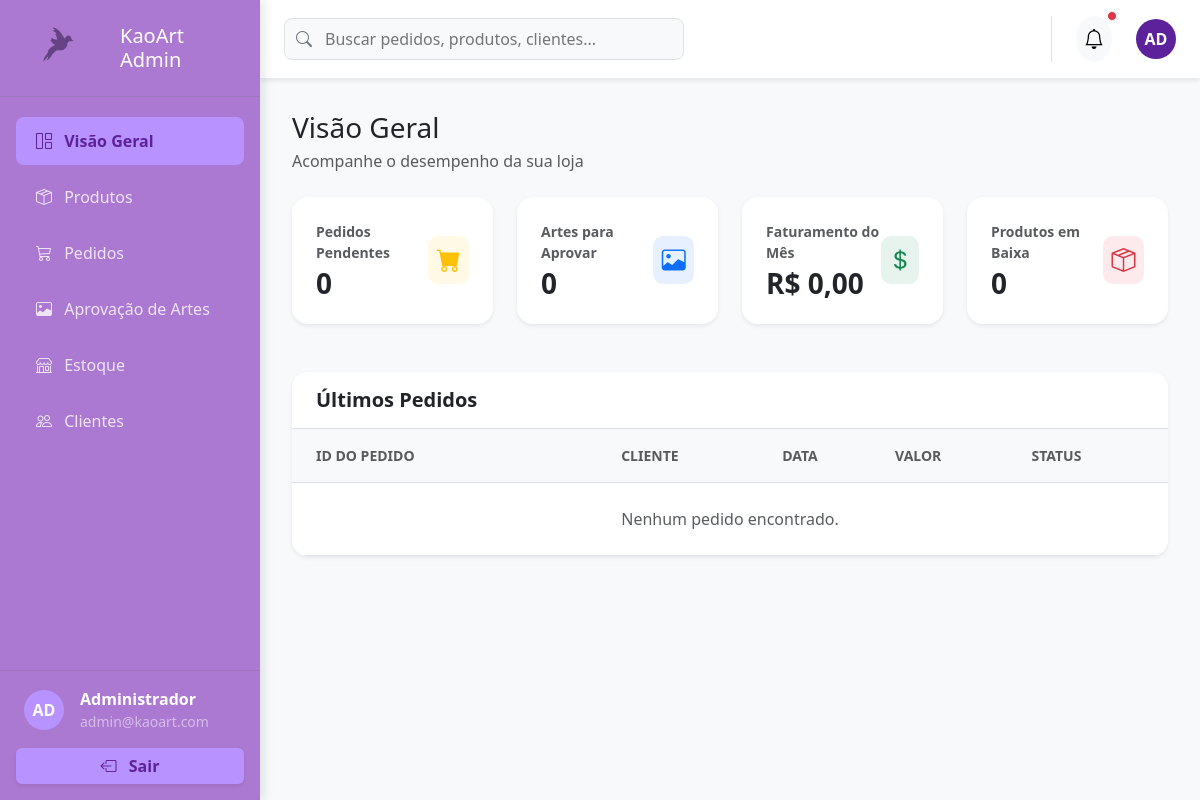
Page /admin/dashboard.php (signed in) on the earlier database version.
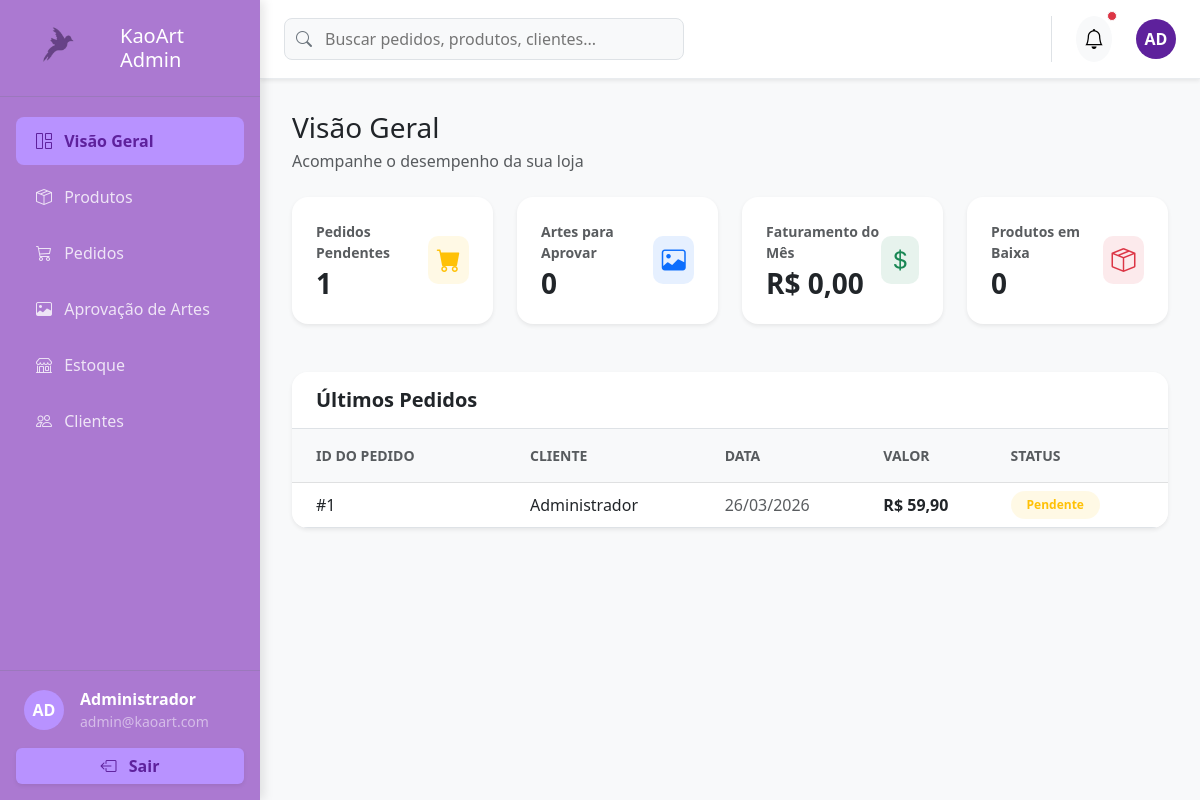
Same page on the later database version.
### tables this page shows
CREATE TABLE pedidos
(
    id          INT AUTO_INCREMENT PRIMARY KEY,

    user_id     INT NOT NULL,

    total_valor DECIMAL(10, 2) DEFAULT 0,

    status      ENUM (
        'Pendente',
        'Arte Aprovada',
        'Em Produção',
        'Enviado',
        'Cancelado'
        )                      DEFAULT 'Pendente',

    data_pedido TIMESTAMP      DEFAULT CURRENT_TIMESTAMP,

    FOREIGN KEY (user_id)
        REFERENCES usuarios (id)
        ON DELETE CASCADE
);

CREATE TABLE IF NOT EXISTS usuarios
(
    id            INT AUTO_INCREMENT PRIMARY KEY,

    nome_completo VARCHAR(150) NOT NULL,
    email         VARCHAR(150) NOT NULL UNIQUE,
    telefone      VARCHAR(20)  NOT NULL,
    empresa       VARCHAR(150),

    endereco      VARCHAR(255) NOT NULL,
    cep           VARCHAR(10)  NOT NULL,

    senha         VARCHAR(100) NOT NULL,

    role          ENUM ('admin', 'user')     DEFAULT 'user',
    status        ENUM ('active', 'blocked') DEFAULT 'active',

    criado_em     TIMESTAMP                  DEFAULT CURRENT_TIMESTAMP
    );

### public/admin/dashboard.php (the view, shortened to what this page needs)
<?php
require '../../config/database.php';
$sqlPedidosPendentes = "SELECT COUNT(*) AS total FROM pedidos WHERE status = 'Pendente'";
$result = mysqli_query($conn, $sqlPedidosPendentes);
$pedidosPendentes = $result ? (int) mysqli_fetch_assoc($result)['total'] : 0;
$sqlProdutosBaixa = "SELECT COUNT(*) AS total FROM produtos WHERE estoque <= 5";
$result = mysqli_query($conn, $sqlProdutosBaixa);
$produtosBaixa = $result ? (int) mysqli_fetch_assoc($result)['total'] : 0;
$sqlFaturamento = "
SELECT SUM(total_valor) AS total
FROM pedidos
WHERE status <> 'Cancelado'
  AND MONTH(data_pedido) = MONTH(CURRENT_DATE())
  AND YEAR(data_pedido) = YEAR(CURRENT_DATE())
";
$result = mysqli_query($conn, $sqlFaturamento);
$faturamento = $result ? (float) mysqli_fetch_assoc($result)['total'] : 0;
$sqlUltimosPedidos = "
SELECT p.id, p.total_valor, p.status, p.data_pedido, u.nome_completo
FROM pedidos p
JOIN usuarios u ON p.user_id = u.id
ORDER BY p.data_pedido DESC
LIMIT 10
";
$resultUltimosPedidos = mysqli_query($conn, $sqlUltimosPedidos);
$sqlArtesPendentes = "SELECT COUNT(*) AS total FROM itens_pedidos WHERE arte_personalizada IS NOT NULL AND (arte_status IS NULL OR arte_status = 'Pendente')";
$result = mysqli_query($conn, $sqlArtesPendentes);
$artesPendentes = $result ? (int) mysqli_fetch_assoc($result)['total'] : 0;
function getStatusBadgeClass($status)
{
    switch ($status) {
        case 'Pendente':
            return 'bg-warning bg-opacity-10 text-warning';
    }
}
function formatMoney($amount)
{
    return 'R$ ' . number_format($amount, 2, ',', '.');
}
?>
<!DOCTYPE html>
<html lang="pt-br">
<head>
    <link href="https://cdn.jsdelivr.net/npm/bootstrap@5.3.0/dist/css/bootstrap.min.css" rel="stylesheet">
    <link rel="stylesheet" href="https://cdn.jsdelivr.net/npm/bootstrap-icons@1.11.1/font/bootstrap-icons.css">
</head>
<body>
    <div class="wrapper">
        <?php include("../../includes/sidebar.php"); ?>
        <div class="main-content">
            <header class="top-header p-3 px-4 d-flex justify-content-between align-items-center shadow-sm">
                <div class="search-wrapper flex-grow-1">
                    <i class="bi bi-search"></i>
                    <input type="text" class="search-bar" placeholder="Buscar pedidos, produtos, clientes...">
                </div>
                <div class="d-flex align-items-center gap-4 ms-3 border-start ps-4">
                    <button class="btn btn-light position-relative border-0 rounded-circle p-2">
                        <i class="bi bi-bell fs-5"></i>
                        <span
                            class="position-absolute top-0 start-100 translate-middle p-1 bg-danger border border-light rounded-circle">
                        </span>
                    </button>
                    <div class="avatar-circle" style="background-color: #5e219c;">AD</div>
                </div>
            </header>
            <main class="scrollable-content">
                <div class="mb-4">
                    <h1 class="h3 text-dark mb-1">Visão Geral</h1>
                    <p class="text-muted">Acompanhe o desempenho da sua loja</p>
                </div>
                <div class="row g-4 mb-5">
                    <div class="col-md-6 col-lg-3">
                        <div class="card shadow-sm border-0 h-100 rounded-4">
                            <div class="card-body d-flex justify-content-between align-items-center p-4">
                                <div>
                                    <p class="text-muted mb-1 small fw-semibold">Pedidos Pendentes</p>
                                    <h3 class="mb-0 text-dark fw-bold"><?php echo $pedidosPendentes; ?></h3>
                                </div>
                                <div class="icon-box bg-warning bg-opacity-10">
                                    <i class="bi bi-cart-fill text-warning fs-4"></i>
                                </div>
                            </div>
                        </div>
                    </div>
                    <div class="col-md-6 col-lg-3">
                        <div class="card shadow-sm border-0 h-100 rounded-4">
                            <div class="card-body d-flex justify-content-between align-items-center p-4">
                                <div>
                                    <p class="text-muted mb-1 small fw-semibold">Artes para Aprovar</p>
                                    <h3 class="mb-0 text-dark fw-bold">
                                        <?php echo $artesPendentes; ?>
                                    </h3>
                                </div>
                                <div class="icon-box bg-primary bg-opacity-10">
                                    <i class="bi bi-image text-primary fs-4"></i>
                                </div>
                            </div>
                        </div>
                    </div>
                    <div class="col-md-6 col-lg-3">
                        <div class="card shadow-sm border-0 h-100 rounded-4">
                            <div class="card-body d-flex justify-content-between align-items-center p-4">
                                <div>
                                    <p class="text-muted mb-1 small fw-semibold">Faturamento do Mês</p>
                                    <h3 class="mb-0 text-dark fw-bold"><?php echo formatMoney($faturamento); ?></h3>
                                </div>
                                <div class="icon-box bg-success bg-opacity-10">
                                    <i class="bi bi-currency-dollar text-success fs-4"></i>
                                </div>
                            </div>
                        </div>
                    </div>
                    <div class="col-md-6 col-lg-3">
                        <div class="card shadow-sm border-0 h-100 rounded-4">
                            <div class="card-body d-flex justify-content-between align-items-center p-4">
                                <div>
                                    <p class="text-muted mb-1 small fw-semibold">Produtos em Baixa</p>
                                    <h3 class="mb-0 text-dark fw-bold"><?php echo $produtosBaixa; ?></h3>
                                </div>
                                <div class="icon-box bg-danger bg-opacity-10">
                                    <i class="bi bi-box-seam text-danger fs-4"></i>
                                </div>
                            </div>
                        </div>
                    </div>
                </div>
                <div class="card shadow-sm border-0 rounded-4 overflow-hidden mb-4">
                    <div class="card-header bg-white border-bottom py-3 px-4">
                        <h5 class="mb-0 text-dark fw-bold">Últimos Pedidos</h5>
                    </div>
                    <div class="table-responsive">
                        <table class="table table-hover align-middle mb-0">
                            <thead class="table-light">
                                <tr>
                                    <th class="text-uppercase text-muted small fw-semibold py-3 px-4">ID do Pedido</th>
                                    <th class="text-uppercase text-muted small fw-semibold py-3">Cliente</th>
                                    <th class="text-uppercase text-muted small fw-semibold py-3">Data</th>
                                    <th class="text-uppercase text-muted small fw-semibold py-3">Valor</th>
                                    <th class="text-uppercase text-muted small fw-semibold py-3">Status</th>
                                </tr>
                            </thead>
                            <tbody class="border-top-0">
                                <?php if ($resultUltimosPedidos && mysqli_num_rows($resultUltimosPedidos) > 0): ?>
                                    <?php while ($pedido = mysqli_fetch_assoc($resultUltimosPedidos)): ?>
                                        <tr style="cursor: pointer; transition: background-color 0.2s;">
                                            <td class="px-4 fw-medium text-dark">#<?php echo $pedido['id']; ?></td>
                                            <td class="text-dark fw-medium"><?php echo $pedido['nome_completo']; ?></td>
                                            <td class="text-muted">
                                                <?php echo date('d/m/Y', strtotime($pedido['data_pedido'])); ?>
                                            </td>
                                            <td class="text-dark fw-semibold"><?php echo formatMoney($pedido['total_valor']); ?>
                                            </td>
                                            <td>
                                                <span
                                                    class="badge <?php echo getStatusBadgeClass($pedido['status']); ?> border-0 rounded-pill px-3 py-2">
                                                    <?php echo $pedido['status']; ?>
                                                </span>
                                            </td>
                                        </tr>
                                    <?php endwhile; ?>
                                <?php else: ?>
                                    <tr>
                                        <td colspan="5" class="text-center text-muted py-4">Nenhum pedido encontrado.</td>
                                    </tr>
                                <?php endif; ?>
                            </tbody>
                        </table>
                    </div>
                </div>
            </main>
        </div>
    </div>
</body>
</html>

### includes/sidebar.php (shortened to what this page needs)
<?php
$currentAdminPage = basename($_SERVER['PHP_SELF']);
?>
<aside class="sidebar-kao">
    <div class="p-4 border-bottom border-secondary border-opacity-25 d-flex align-items-center gap-3">
        <a href="../index.php" style="text-decoration: none;">
            <img src="../img/etc/passaroKao.png" alt="KaoArt Logo" width="80" style="cursor: pointer;">
        </a>
        <h4 class="text-white mb-0 fs-5">KaoArt Admin</h4>
    </div>
    <nav class="sidebar-menu py-3">
        <ul class="nav flex-column">
            <li class="nav-item">
                <a class="nav-link <?php echo $currentAdminPage == 'dashboard.php' ? 'active' : ''; ?>"
                    href="dashboard.php">
                    <i class="bi bi-grid-1x2 me-2"></i> Visão Geral
                </a>
            </li>
            <li class="nav-item">
                <a class="nav-link <?php echo $currentAdminPage == 'produtos.php' ? 'active' : ''; ?>"
                    href="produtos.php">
                    <i class="bi bi-box-seam me-2"></i> Produtos
                </a>
            </li>
            <li class="nav-item">
                <a class="nav-link <?php echo $currentAdminPage == 'pedidos.php' ? 'active' : ''; ?>"
                    href="pedidos.php">
                    <i class="bi bi-cart3 me-2"></i> Pedidos
                </a>
            </li>
            <li class="nav-item">
                <a class="nav-link <?php echo $currentAdminPage == 'artes.php' ? 'active' : ''; ?>" href="artes.php">
                    <i class="bi bi-image me-2"></i> Aprovação de Artes
                </a>
            </li>
            <li class="nav-item">
                <a class="nav-link <?php echo $currentAdminPage == 'estoque.php' ? 'active' : ''; ?>"
                    href="estoque.php">
                    <i class="bi bi-shop me-2"></i> Estoque
                </a>
            </li>
            <li class="nav-item">
                <a class="nav-link <?php echo $currentAdminPage == 'clientes.php' ? 'active' : ''; ?>"
                    href="clientes.php">
                    <i class="bi bi-people me-2"></i> Clientes
                </a>
            </li>
        </ul>
    </nav>
    <div class="p-3 border-top border-secondary border-opacity-25">
        <div class="d-flex align-items-center gap-3 mb-3 px-2">
            <div class="avatar-circle">AD</div>
            <div class="text-white">
                <p class="mb-0 fs-6 fw-semibold">Administrador</p>
                <p class="mb-0 small text-white-50">admin@kaoart.com</p>
            </div>
        </div>
        <a href="../../backend/auth/logout.php" class="btn w-100 btn-roxo-sair shadow-sm">
            <i class="bi bi-box-arrow-left me-2"></i> Sair
        </a>
    </div>
</aside>

### public/admin/dashboard.php (style rules this page uses)
.icon-box { width: 48px; height: 48px; display: flex; align-items: center; justify-content: center; border-radius: 10px; }

### includes/sidebar.php (style rules this page uses)
body { background-color: #F8F9FA; overflow: hidden; }
.wrapper { display: flex; height: 100vh; }
.sidebar-kao { background-color: #ab79d1; width: 260px; flex-shrink: 0; display: flex; flex-direction: column; box-shadow: 4px 0 10px rgba(0, 0, 0, 0.1); z-index: 1000; }
.sidebar-menu { flex-grow: 1; overflow-y: auto; }
.nav-link { color: rgba(255, 255, 255, 0.8); padding: 12px 20px; margin: 4px 16px; border-radius: 8px; transition: all 0.2s; }
.nav-link.active { background-color: #b892ff; color: #5e219c !important; font-weight: bold; }
.top-header { background-color: #ffffff; border-bottom: 1px solid #e9ecef; z-index: 900; }
.search-bar { background-color: #f8f9fa; border: 1px solid #dee2e6; border-radius: 8px; padding: 8px 16px 8px 40px; width: 100%; max-width: 400px; }
.search-wrapper { position: relative; }
.search-wrapper .bi-search { position: absolute; left: 12px; top: 50%; transform: translateY(-50%); color: #6c757d; }
.avatar-circle { width: 40px; height: 40px; border-radius: 50%; display: flex; align-items: center; justify-content: center; font-weight: bold; color: white; background-color: #b892ff; }
.btn-roxo-sair { background-color: #b892ff; color: #5e219c; font-weight: bold; border: none; transition: all 0.3s ease; }
.main-content { flex-grow: 1; display: flex; flex-direction: column; overflow: hidden; }
.scrollable-content { flex-grow: 1; overflow-y: auto; padding: 2rem; }
.icon-box { width: 48px; height: 48px; display: flex; align-items: center; justify-content: center; border-radius: 10px; }

Differences in the rows shown:
added pedidos: id "1", user.nome_completo "Administrador", data_pedido "26/03/2026", total_valor "R$ 59,90", status "Pendente"
Other differences:
$pedidosPendentes: "0" → "1"
text no longer shown: "Nenhum pedido encontrado."
